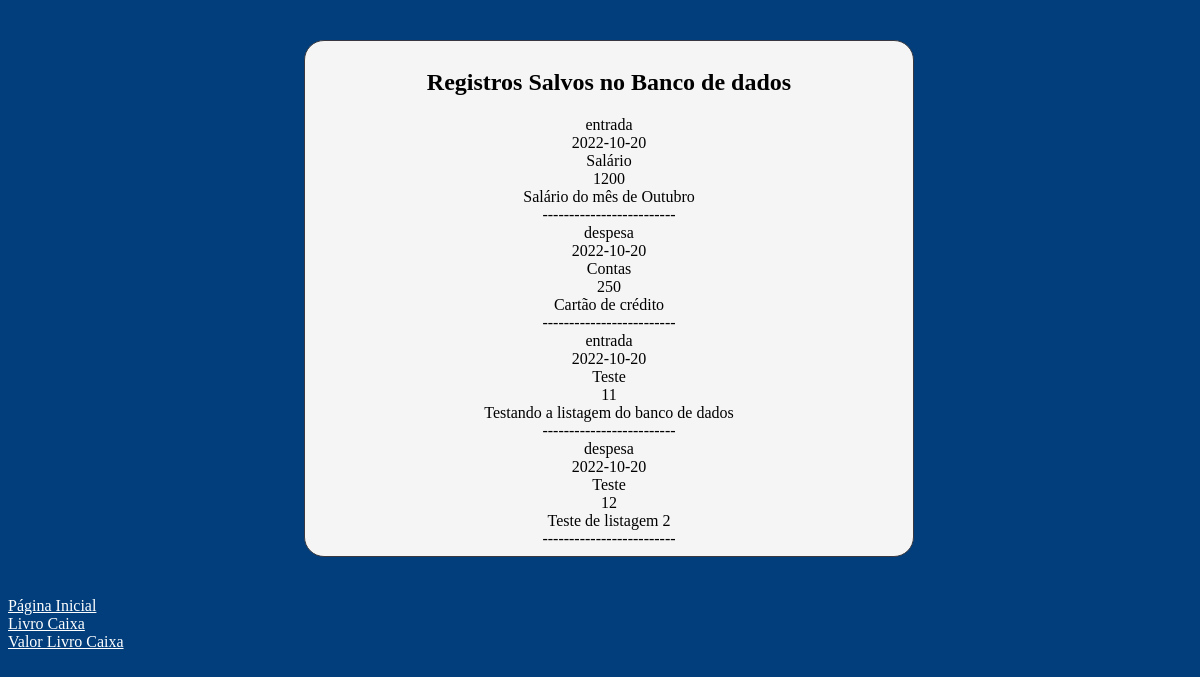
/livrocaixa/salvos.php, run on the app's committed database.
### tables this page shows
CREATE TABLE `livro` (
  `ID` int(11) NOT NULL,
  `movimento` varchar(100) NOT NULL,
  `dia` date NOT NULL,
  `categoria` varchar(100) NOT NULL,
  `descricao` varchar(100) NOT NULL,
  `valor` varchar(100) NOT NULL
);

### livrocaixa/salvos.php (the view, shortened to what this page needs)
<?php
include ("banco.php");
?>
<!DOCTYPE html>
<html lang="pt-br">
<head>
</head>
<body>
    <div class="lista-banco">
        <h2>Registros Salvos no Banco de dados</h2>
       <?php
       $query = "SELECT * FROM livro";
       $resultado_cadastros = mysqli_query( $conexao, $query );
       while ($row = mysqli_fetch_array( $resultado_cadastros ))
       {
             print $row["movimento"] . "<br> " . $row["dia"] . " <br> " . $row["categoria"]. " <br> " . $row["valor"]
             . " <br> " . $row["descricao"]. " <br> "."-------------------------" ."<br>";
       }
       ?>
    </div>
    <footer ><a href="inndex.html" style="color:#fff;">Página Inicial</a></footer>
<footer ><a href="servico.html" style="color:#fff;">Livro Caixa</a></footer>
<footer><a href="dados.php" style="color:#fff;">Valor Livro Caixa</a></footer>
</body>
</html>

### livrocaixa/salvos.php (style rules this page uses)
body { background-color:#013E7B; }
.lista-banco { text-align:center; justify-content:center; border:1px solid #383840; width:50%; margin:40px 25%; padding:8px; border-radius:20px; background-color:whitesmoke; }

### data on the page
livro: movimento "entrada", dia "2022-10-20", categoria "Salário", valor "1200", descricao "Salário do mês de Outubro"
livro: movimento "despesa", dia "2022-10-20", categoria "Contas", valor "250", descricao "Cartão de crédito"
livro: movimento "entrada", dia "2022-10-20", categoria "Teste", valor "11", descricao "Testando a listagem do banco de dados"
livro: movimento "despesa", dia "2022-10-20", categoria "Teste", valor "12", descricao "Teste de listagem 2"
